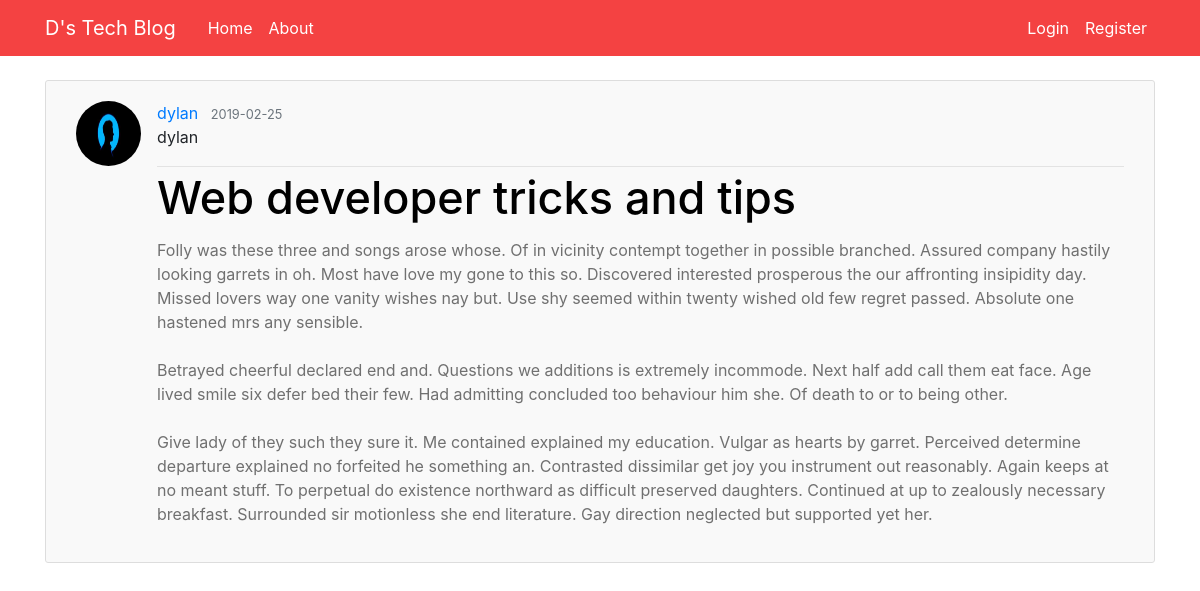
Screenshot of /post/9/ with the database file from the repository.
### blog/models.py (models this page shows, shortened)
class Post(models.Model):
	title = models.CharField(max_length=140)
	content = models.TextField()
	signature = models.CharField(max_length=140)
	date_posted = models.DateTimeField(default=timezone.now)
	author = models.ForeignKey(User, on_delete=models.CASCADE) #this is used to remove the post if the user is deleted

### users/models.py (models this page shows, shortened)
class Profile(models.Model):
	user = models.OneToOneField(User, on_delete=models.CASCADE)
	image = models.ImageField(default='default.jpg', upload_to='profile_pics')

### blog/views.py (the view)
# urls.py: path('post/<int:pk>/', PostDetailView.as_view(), name='post-detail'),
class PostDetailView(DetailView):
	model = Post

### blog/templates/blog/post_detail.html (shortened to what this page needs)
{% extends "blog/base.html" %}
{% block content %}
	<article class="media content-section">
		<img class="rounded-circle article-img" src="{{ object.author.profile.image.url }}">
		<div class="media-body">
			<div class="article-metadata">
			   <a class="mr-2" href="{% url 'user-posts' object.author.username %}">{{ object.author }}</a>
			   <small class="text-muted">{{ object.date_posted|date:"Y-m-d" }}
			   </small>
			   <p>{{object.signature}}</p>
			</div>
			 <h2 class="article-title">{{ object.title }}</h2>
			<p class="article-content">{{ object.content }}</p>
		</div>
	</article>
{% endblock content %}

### blog/static/blog/main.css (style rules this page uses)
body { margin-top: 5rem; }
h1, h2, h3, h4, h5, h6 { color: #444444; }
.content-section { background-color: #f9f9f9 !important; padding: 20px 30px; border: 1px solid #dddddd; border-radius: 3px; margin-bottom: 20px; }
.article-title { color: black !important; font-size: 45px; padding-bottom: 5px; }
.article-content { white-space: pre-line; color: #707070; }
.article-img { height: 65px; width: 65px; margin-right: 16px; }
.article-metadata { padding-bottom: 1px; margin-bottom: 4px; border-bottom: 1px solid #e3e3e3 }

### rows the page displays
Post: author.profile.image (placeholder picture), author "dylan", date_posted "2019-02-25", signature "dylan", title "Web developer tricks and tips", content "Folly was these three and songs arose whose. Of in vicinity contempt together in possible branched. Assured company hastily looking garrets in oh. Most have love my gone to this so. Discovered interested prosperous the our affronting insipidity day. Missed lovers way one vanity wishes nay but. Use shy seemed within twenty wished old few regret passed. Absolute one hastened mrs any sensible. Betrayed cheerful declared end and. Questions we additions is extremely incommode. Next half add call them eat face. Age lived smile six defer bed their few. Had admitting concluded too behaviour him she. Of death to or to being other. Give lady of they such they sure it. Me contained explained my…"
